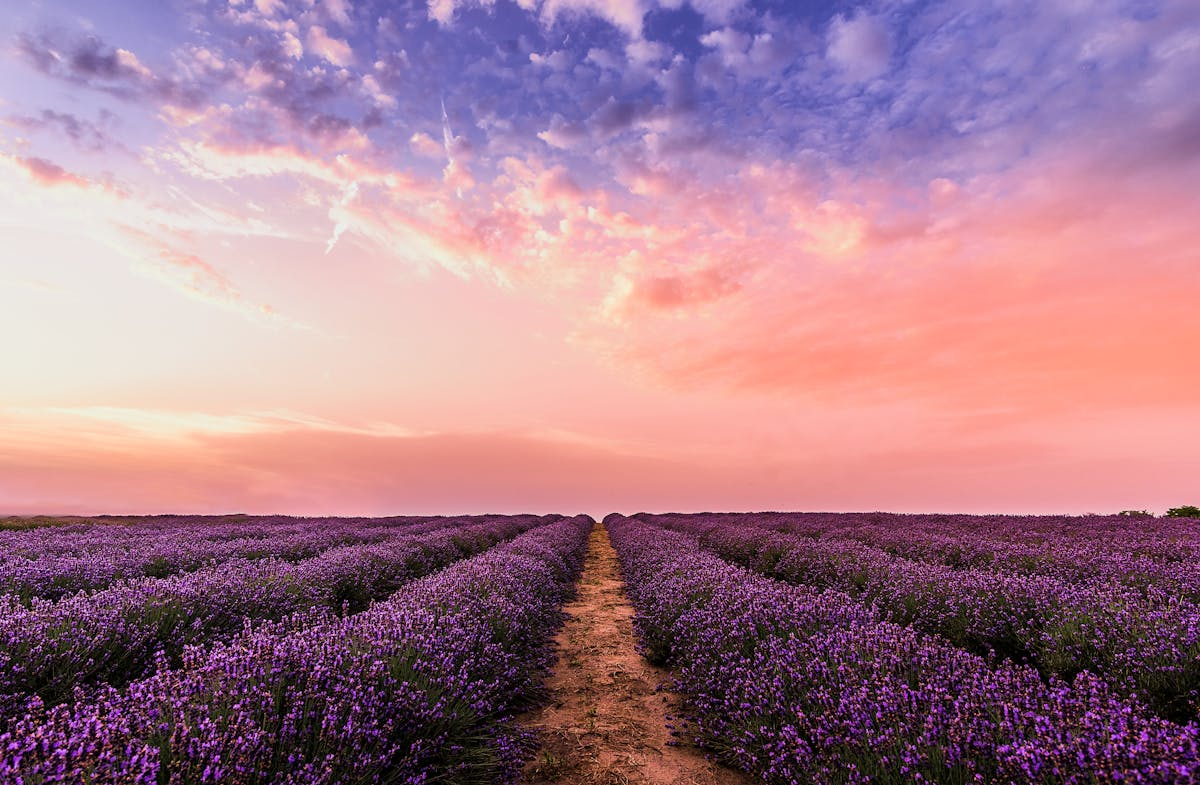
#> input picture Images/scenery3.jpeg, 1200 x 785 px
$ jupyter execute Basic_Utlity_Functions_2.ipynb
#> lines starting #> are read from the running program, lines starting #| are printed output that depends on the picture
[cell 1]
import cv2
import numpy as np

[cell 2]
#Grayscaling of an image which is coloured
img1 = cv2.imread("Images/scenery3.jpeg")
#> img1 is the input picture: shape (785, 1200, 3); mean B, G, R 141, 124, 166.2
cv2.imshow("Original Image", img1)
cv2.waitKey(0)

#Use the cvt colour function to grayscale the image
gray_image = cv2.cvtColor(img1, cv2.COLOR_BGR2GRAY)
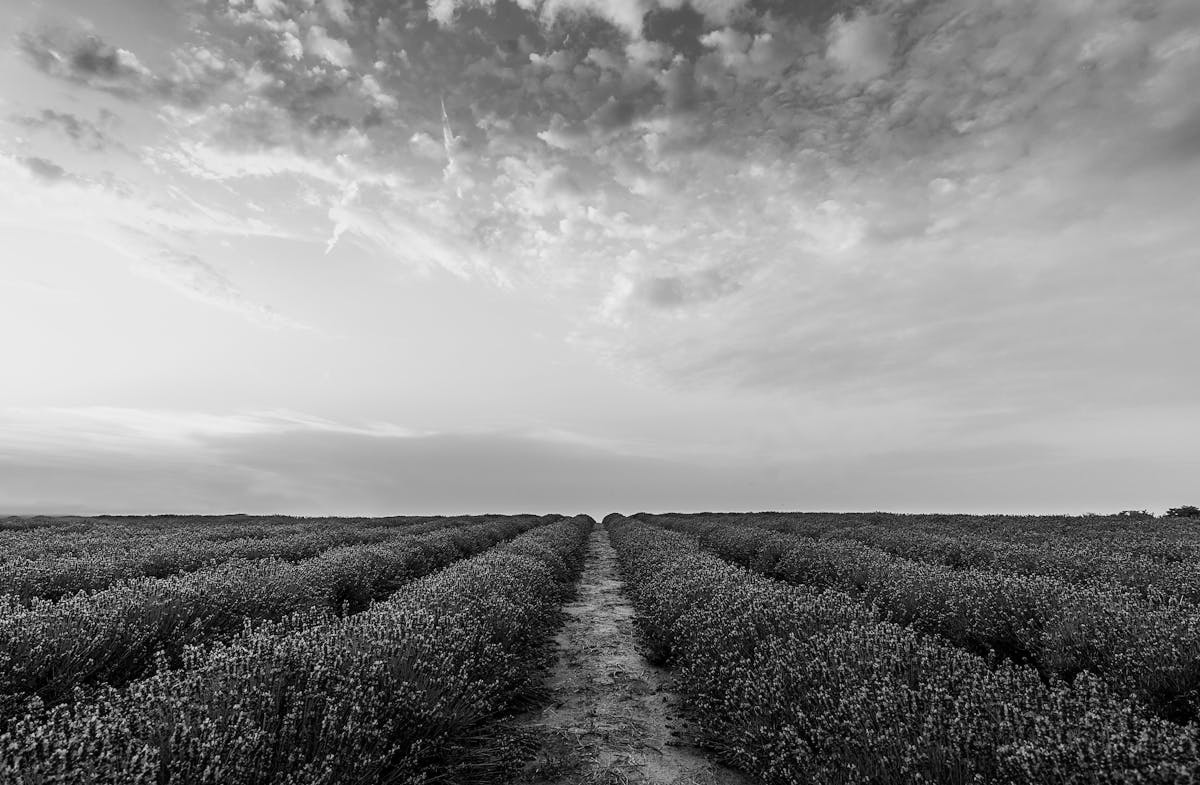
#> gray_image: shape (785, 1200); min 0, max 240, mean 138.6
cv2.imshow("Grayscale Image", gray_image)
cv2.waitKey(0)
cv2.destroyAllWindows()

[cell 3]
#Using average of pixels method to grayscale the image
img2 = cv2.imread("Images/scenery3.jpeg")
(row, col) = img2.shape[0:2]
#> row = 785; col = 1200

for i in range(row):
	for j in range(col):
		# Find the average of the BGR pixel values
		img2[i, j] = sum(img2[i, j]) * 0.33

cv2.imshow('Grayscale Image', img2)
cv2.waitKey(0)
cv2.destroyAllWindows()

[cell 4]
#Rotating an image
img3 = cv2.imread("Images/scenery3.jpeg")
(row, col) = img3.shape[0:2]

#GetRotationMatrix2D Creates a matrix needed for transformation
m = cv2.getRotationMatrix2D((col/2, row/2), 45, 1)
res = cv2.warpAffine(img3, m, (col, row))
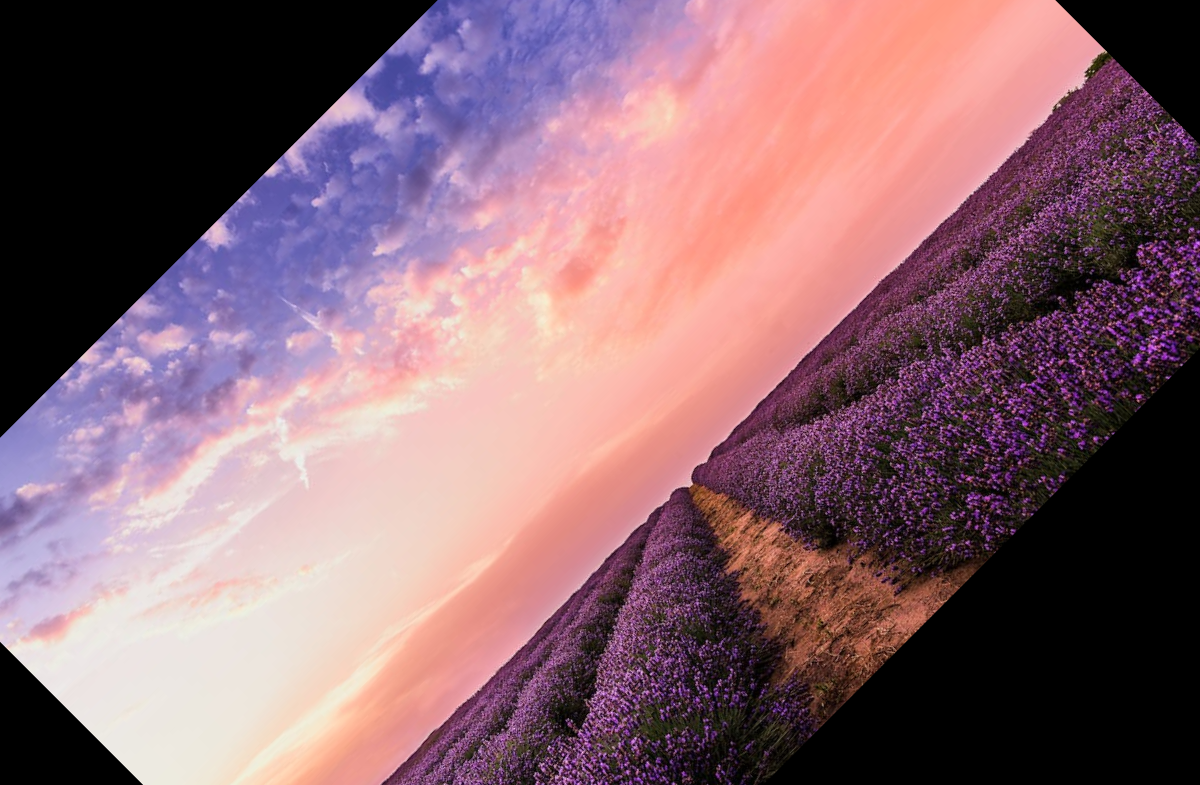
#> res: shape (785, 1200, 3); mean B, G, R 111.5, 101.5, 135.3
cv2.imwrite("Result.jpg", res)
#> Out = True

[cell 5]
# Edge detection of an image
img4 = cv2.imread("Images/scenery3.jpeg")
#We are going to use CannyEdgeAlgorithm here
edges = cv2.Canny(img4, 100, 200)
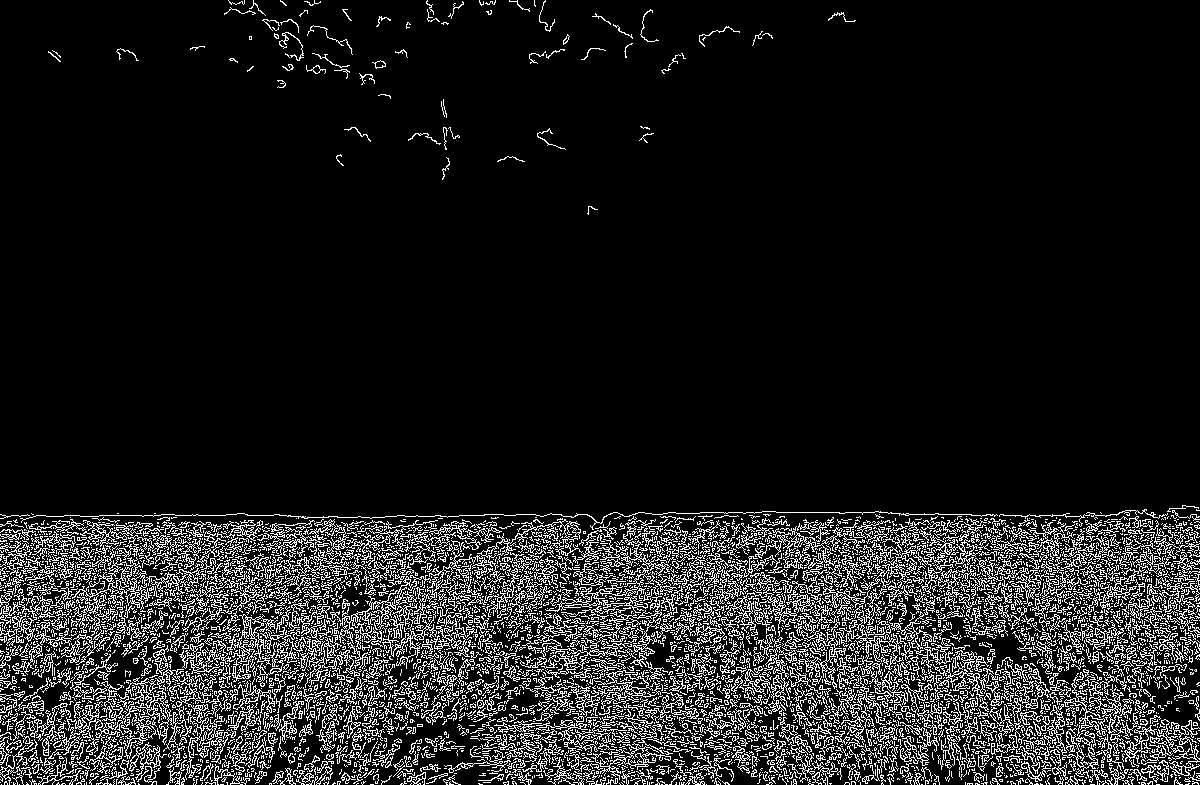
#> edges: shape (785, 1200); 11.6% white in thin lines or dots
cv2.imwrite("Result_New.jpg", edges)
#> Out = True

[cell 6]
#Converting an image from one colour to another
#Converting an image fro RGB to HSV

img5 = cv2.imread("Images/scenery3.jpeg")
hsv_image = cv2.cvtColor(img5, cv2.COLOR_BGR2HSV)
#> hsv_image: shape (785, 1200, 3); mean H, S, V 89, 97, 175.8
cv2.imshow("Color Frame", hsv_image)
cv2.waitKey(0)
cv2.destroyAllWindows()

$ run again, with Images/scenery2.jpeg copied over Images/scenery3.jpeg
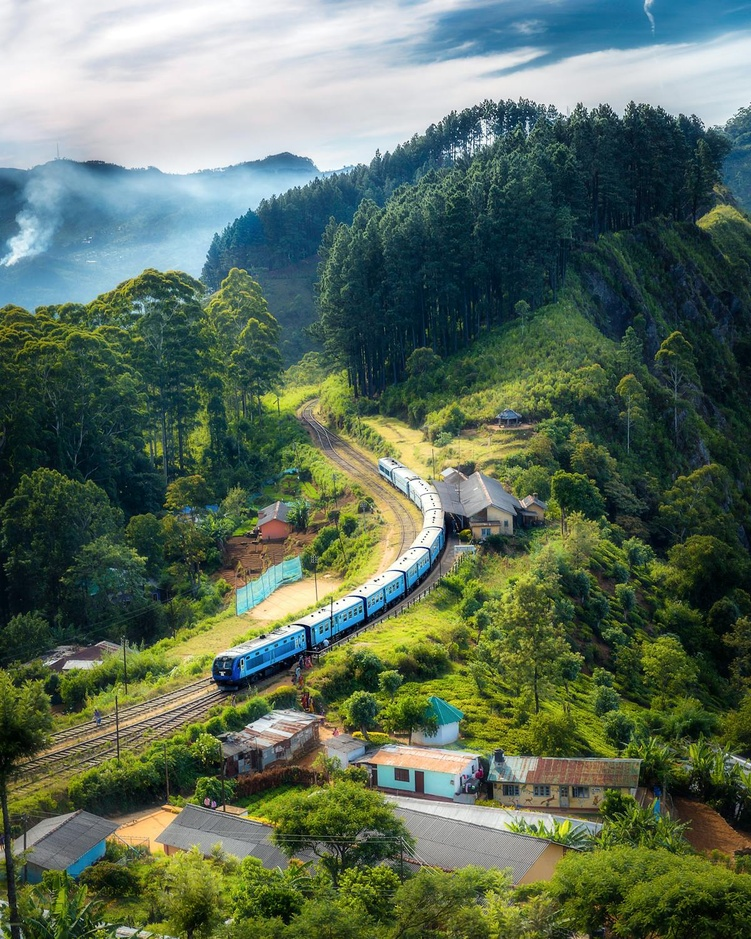
#> input picture Images/scenery2.jpeg, 751 x 939 px, shrunk from 1200 x 1500 before the run
#> img1 is the input picture: shape (939, 751, 3); mean B, G, R 90.9, 109.6, 92.4
#> `res = cv2.warpAffine(img3, m, (col, row))`:
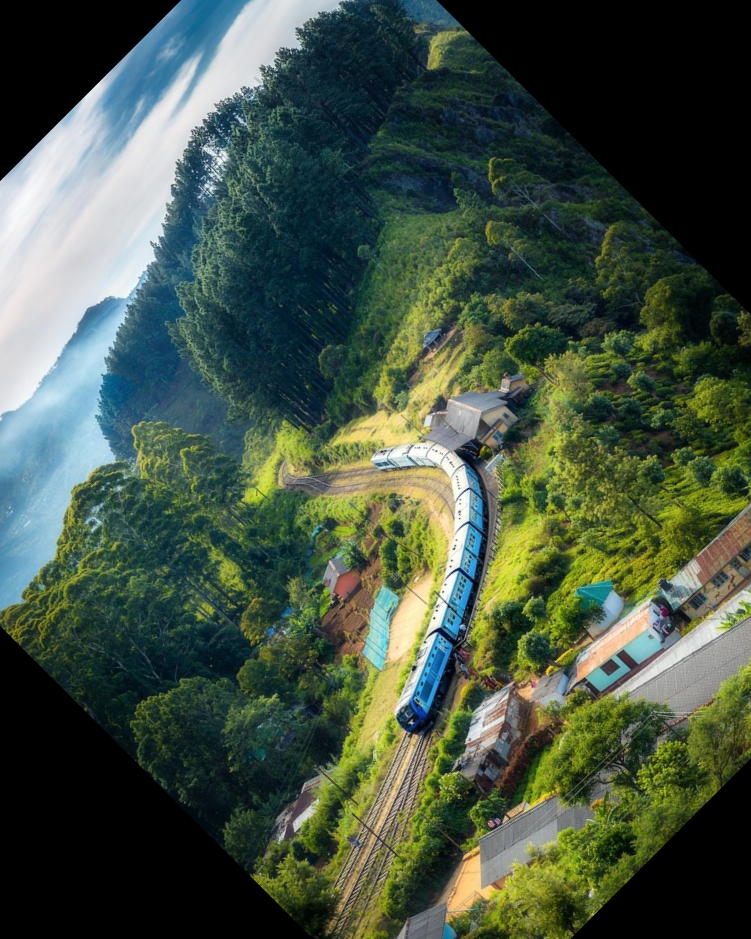
#> res: shape (939, 751, 3); mean B, G, R 67.6, 83.4, 68.8
#> `cv2.imwrite("Result.jpg", res)`: Out = True
#> `edges = cv2.Canny(img4, 100, 200)`:
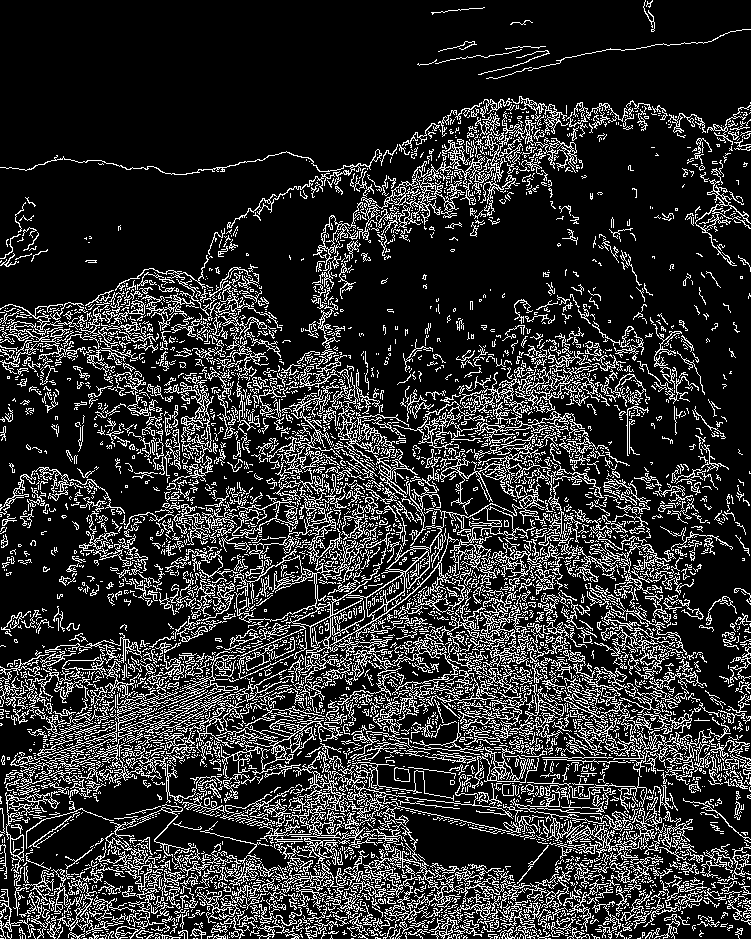
#> edges: shape (939, 751); 18.4% white in thin lines or dots
#> hsv_image: shape (939, 751, 3); mean H, S, V 70.7, 119.7, 116.4

$ run again, with Images/blackandwhite.jpeg copied over Images/scenery3.jpeg
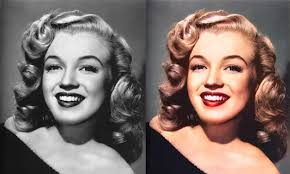
#> input picture Images/blackandwhite.jpeg, 290 x 174 px
#> img1 is the input picture: shape (174, 290, 3); mean B, G, R 106.2, 111.3, 126.9
#> `res = cv2.warpAffine(img3, m, (col, row))`:
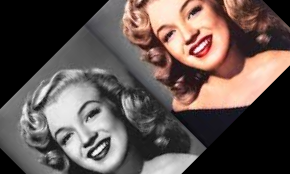
#> res: shape (174, 290, 3); mean B, G, R 80.5, 84.6, 97.5
#> `cv2.imwrite("Result.jpg", res)`: Out = True
#> `edges = cv2.Canny(img4, 100, 200)`:
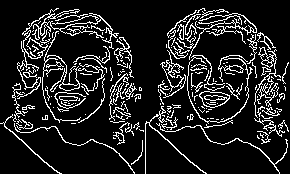
#> edges: shape (174, 290); 13.3% white in thin lines or dots
#> hsv_image: shape (174, 290, 3); mean H, S, V 25, 40.2, 127.5
